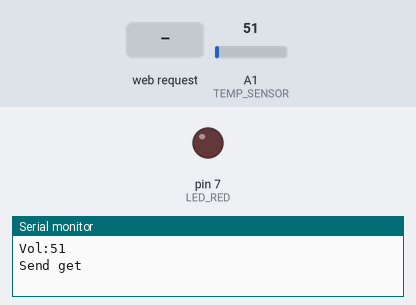
A sketch run on a simulated Arduino Uno, built for the host (arithmetic inside an expression is 32-bit, double 64-bit). Parts: output pins drawn as LEDs (lit = HIGH), the last lines printed to the serial monitor. Inputs (shaded band) come from the test bench; at power-on: A1 (TEMP_SENSOR) = 51. WiFi joins after 1.5 s; servers stay silent unless stated.

Above: at 1.2 s.
1.3 s: HTTP request GET /?led=inuse received
At 2.4 s:
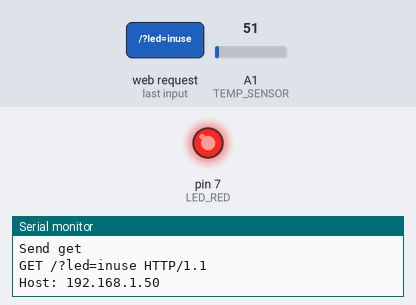
2.8 s: HTTP request GET /?led=notinuse received
At 3.5 s:
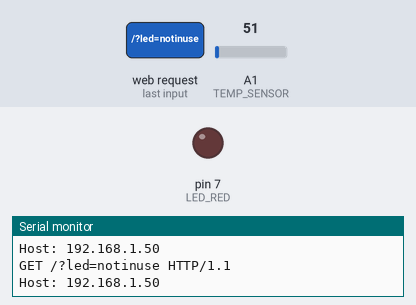
Timing chart, 0 to 5.8 s (numbered marks = the images above; inputs shaded):
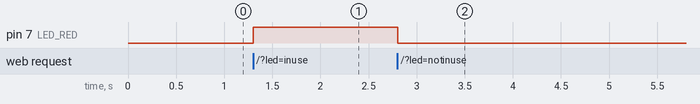

Measured:
- after the input at 1.3 s, pin 7 (LED_RED): LOW → HIGH at once
- after the input at 2.8 s, pin 7 (LED_RED): HIGH → LOW at once

The sketch:

ethernet_connect.ino
```cpp
// Incluimos las librerias necesarias para trabajar con el Ethernet Shield
// Si estas usando el Wifi Shield debes incluir <WiFi.h> en lugar de <Ethernet.h>
// Mas información en http://arduino.cc/en/Guide/ArduinoWiFiShield
#include <Ethernet.h>
#include <SPI.h>

#define LED_RED 7 // Definimos el pin del LED rojo
#define LED_GREEN 8 // Definimos el pin del LED verde
#define TEMP_SENSOR 1 // Definimos el pin analogo del sensor
#define RINGING 100
#define INUSE 101
#define NOTINUSE 102


// Definimos la MAC Address de nuestro Ethernet Shield
byte mac[] = {0xFF, 0xFF, 0xFF, 0xFF, 0xFF, 0xFF};

// Definimos la Dirección IP del Arduino
byte ip[] = {0, 0, 0, 0};

// Definimos la Dirección IP del Servidor Node.js
byte serverNode[] = {0, 0, 0, 0};

//Se crea un server escuchando en el puerto 80
EthernetServer server(80);

// Instanciamos el cliente Ethernet con el que nos conectaremos al servidor interno
EthernetClient client;

//Variable para almacenar los request HTTP
String http_req;

// Instanciamos el cliente Ethernet con el que nos conectaremos al servidor externo
EthernetClient clientSender;
// Definimos la variable donde almacenaremos la respuesta del servidor.
String response = String(10);
// Definimos el separador del mensaje
char separator = '|';
// Utilizaremos esta variable para verificar si la lectura de la respuesta ha comenzado
boolean started = false;

boolean alarmInProgress = false;

boolean alarmSent = false;


void setup()
{
  // Iniciamos el Ethernet Shield
  Ethernet.begin(mac, ip);
  // Utilizaremos el puerto Serial como debug
  Serial.begin(9600);
  // Definimos el pin del LED rojo como salida
  pinMode(LED_RED, OUTPUT);
}

void loop()
{
  int voltage = analogRead(TEMP_SENSOR);


  send_alert_if_exists(voltage);

  //Se busca si hay algun cliente conectado
  EthernetClient client = server.available();

  //Si hay un cliente
  if (client)
  {  // got client?
    boolean currentLineIsBlank = true;
    while (client.connected())
    {
      // client data available to read
      if (client.available())
      {
        // read 1 byte (character) from client
        char c = client.read();
        // save the HTTP request 1 char at a time
        http_req += c;
        // last line of client request is blank and ends with \n
        // respond to client only after last line received
        if (c == '\n' && currentLineIsBlank)
        {
          //ProcessCheckbox(client);

          if (http_req.indexOf("led=inuse") > -1)
          {
            notification(INUSE);
          }

          if (http_req.indexOf("led=notinuse") > -1)
          {
            notification(NOTINUSE);
          }

          // send a standard http response header
          client.println("HTTP/1.1 200 OK");
          client.println("Content-Type: text/html");
          client.println("Connection: close");
          client.println();

          // send web page
          client.println("<!DOCTYPE html>");
          client.println("<html>");
          client.println("<head>");
          client.println("<title>Arduino Call Notifier</title>");
          client.println("</head>");
          client.println("<body>");
          client.println("<h1>HI</h1>");
          client.println("</body>");
          client.println("</html>");

          Serial.print(http_req);

          // finished with request, empty string
          http_req = "";
          break;
        }

        // every line of text received from the client ends with \r\n
        if (c == '\n')
        {
          // last character on line of received text
          // starting new line with next character read
          currentLineIsBlank = true;
        }
        else if (c != '\r')
        {
          // a text character was received from client
          currentLineIsBlank = false;
        }
      } // end if (client.available())
    } // end while (client.connected())

    // give the web browser time to receive the data
    delay(1);

    // close the connection
    client.stop();

    // end if (client)
  }

}

void notification(int device_state)
{
  switch(device_state)
  {
    case RINGING:
      digitalWrite(2, HIGH);
    break;

    case INUSE:
      digitalWrite(LED_RED, HIGH);
    break;

    case NOTINUSE:
      digitalWrite(LED_RED, LOW);
    break;

    default:
      digitalWrite(LED_RED, LOW);
    break;
  }
}

void send_alert_if_exists(int voltage)
{
  if(voltage < 1020)
  {
    alarmInProgress = true;
  }
  else
  {
    alarmInProgress = false;
    alarmSent = false;
  }

    if(alarmInProgress == true && alarmSent == false)
    {
      alarmSent = true;
      Serial.print("Vol:");
      Serial.println(voltage);

      if (clientSender.connect(serverNode, 8080))
      {
        //alarmInProgress = true;
        Serial.println("Send get");
        // Enviamos la peticion GET utilizando el protocolo HTTP

        clientSender.println("GET /?status=alert HTTP/1.0");
        clientSender.println();
        clientSender.stop();
        delay(10);
      }
    }

}
```
